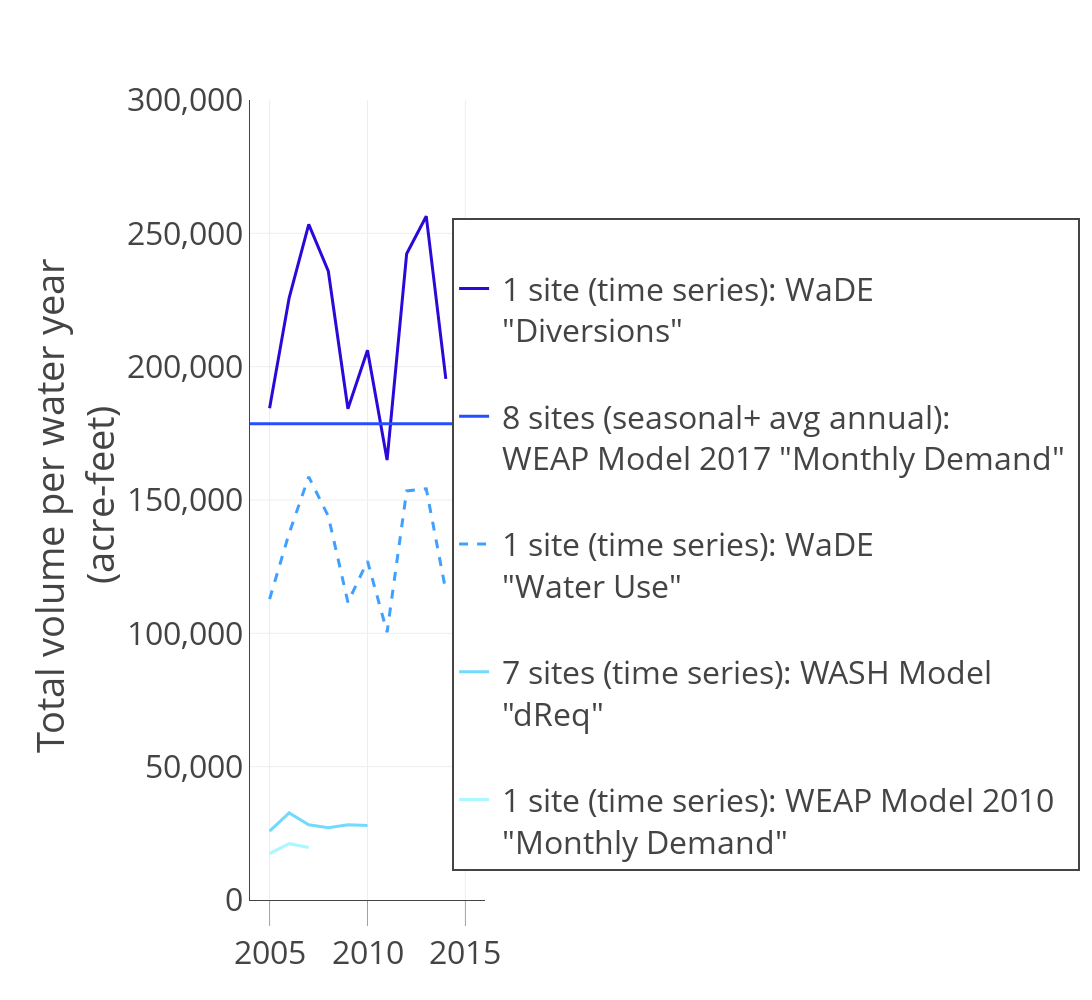

Notebook code for this chart:
### Markdown cell above
# 10. Plot annual demand for Cache County

<a name="PlotAnnual"></a>

#### Reproduce this plot [Figure 14] in the WaMDaM paper 


<img src="https://github.com/WamdamProject/WaMDaM_UseCases/raw/master/UseCases_files/8Figures_jpg/Use_Case_3.2_Seasonal_Demand.png" width="700" class="left">

### Code cell
# UseCase2.2_dentifyDemandSites_TimeSeriesValues.py

# plot time series data aggregated in space and time from multiple sources


#6.3dentifyDemandSites_TimeSeriesValues.csv

## read the input data from GitHub csv file which is a direct query output
#To get the data block (WaterYear,CumulativeAnnual) for each curve, you need to look up two columns:
#ScenarioName and then AttributeName. So the combination of these two columns will have their separate set of data.

subsets = df.groupby('AttributeName')

data = []


# for each subset (curve), set up its legend and line info manually so they can be edited
subsets_settings = {
    
    'Diversions /surface water': {
        'dash': 'solid',
        'legend_index': 0,
        'legend_name': '<br> 1 site (time series): WaDE <br> "Diversions"',
        'width':'3',
                'color':'rgb(41, 10, 216)'

        },    
    
        '8 sites (Seasonal+ avge annual): WEAP Model 2017': {
        'dash': 'solid',
        'legend_index': 1,
        'legend_name': '<br> 8 sites (seasonal+ avg annual): <br> WEAP Model 2017 "Monthly Demand" ',
        'width':'3',
        'color':'rgb(38, 77, 255)'        
        },  
    
        
    'Water Use /surface and ground': {
        'dash': 'dash',
        'legend_index': 2,
        'legend_name': '<br> 1 site (time series): WaDE  <br> "Water Use"',
        'width':'3',
        'color':'rgb(63, 160, 255)'
        },
    
    'dReq': { # this one is the name of subset as it appears in the csv file
        'dash': 'solid',     # this is properity of the line (curve)
        'legend_index': 3,   # to order the legend
        'legend_name': '<br> 7 sites (time series): WASH Model <br> "dReq"',  # this is the manual curve name 
         'width':'3',
        'color':'rgb(114, 217, 255)'
        },
    'Monthly Demand_TS': {
        'dash': 'solid',
        'legend_index': 4,
        'legend_name': '<br> 1 site (time series): WEAP Model 2010 <br> "Monthly Demand"',
        'width':'3',
        'color':'rgb(170, 247, 255)'
        },

            }
    

# This dict is used to map legend_name to original subset name
subsets_names = {y['legend_name']: x for x,y in subsets_settings.iteritems()}



for subset in subsets.groups.keys():
    scenario_name_data = subsets.get_group(name=subset)
    subsets_of_scenario = scenario_name_data.groupby("AttributeName")
    for group in subsets_of_scenario.groups.keys():
        print group
      
        s = go.Scatter(
                x = subsets_of_scenario.get_group(name=group).WaterYear[-10:],
                y = subsets_of_scenario.get_group(name=group).CumulativeAnnual[-10:],
                name = subsets_settings[subset]['legend_name'],
                line = dict(
                        color =subsets_settings[subset]['color'],
                        width =subsets_settings[subset]['width'], 
                        dash=subsets_settings[subset]['dash']
                        ),
                mode = 'lines',
                opacity = 1)

        
        
        
        data.append(s)

        
               
        
        
# horizontal line
horizontal_line = go.Scatter(
    x=[2003, 2016],
    y=[USU_WEAP_Model_2017,USU_WEAP_Model_2017],
    mode='lines',
    name = '<br> 8 sites (seasonal+ avg annual): <br> WEAP Model 2017 "Monthly Demand" ',
    hoverinfo='8 sites: WEAP Model 2017',
    showlegend=True,
    line=dict(
        shape='hv',
        color = 'rgb(38, 77, 255)',
        width='3'
    )
)
data.append(horizontal_line)


# Legend is ordered based on data, so we are sorting the data based 
# on desired legend order indicarted by the index value entered above
data.sort(key=lambda x: subsets_settings[subsets_names[x['name']]]['legend_index'])        
   
layout = dict(
    #title = "Use Case 6",
    yaxis = dict(
        title = "Total volume per water year <br> (acre-feet)",       
        tickformat= ',',
        showline=True,
        range = ['0', '300000'],

                ),
    xaxis = dict(
        range = ['2004', '2016'],
        ticks='outside',
        tickwidth=0.5,
        ticklen=25,
        showline=True
                ),
    legend=dict(x=0.86,y=0.445,
                bordercolor='#00000',
                borderwidth=2  
               ),
     width=1650,
    height=1000,
    margin=go.Margin(
        l=250,
        b=100       ),
    #paper_bgcolor='rgb(233,233,233)',
    #plot_bgcolor='rgb(233,233,233)',
    font=dict(size=32)

)


# see the label Lines with Annotations
# https://plot.ly/python/line-charts/      
# annotations = []

# label = ['8 sites', '1 site', '1 site', '7 sites','1 site']

# for legend_index in subsets_settings:
#     annotations.append(dict(xref='paper', x=2004, y=subsets_settings[legend_index],
#                                   xanchor='right', yanchor='middle',
#                                   text=label)
#                       )

# layout['annotations'] = annotations
                

# create a figure object          
fig = dict(data=data, layout=layout)

offline.iplot(fig,filename = 'Use Case 3.2-b')#,image='png' )       


#py.iplot(fig, filename = "UseCase2.2_dentifyDemandSites_TimeSeriesValues") 

## it can be run from the local machine on Pycharm like this like below
## It would also work here offline but in a seperate window  
# plotly.offline.plot(fig, filename = "UseCase2.2_dentifyDemandSites_TimeSeriesValues")       

# offline.iplot(fig,filename = 'UseCase2.2_dentifyDemandSites_TimeSeriesValues',
#              image='png')
# it might take 30-60 seconds to load the html interactive image

### Figure 1 — Plotly figure (JSON) as saved in the notebook; plotly's stock layout.template omitted (floating-point values rounded to 4 significant figures)
{"data": [{"line": {"color": "rgb(41, 10, 216)", "dash": "solid", "width": "3"}, "mode": "lines", "name": "<br> 1 site (time series): WaDE <br> \"Diversions\"", "opacity": 1, "type": "scatter", "x": ["2005", "2006", "2007", "2008", "2009", "2010", "2011", "2012", "2013", "2014"], "y": [184400.0, 225800.0, 253400.0, 235800.0, 184200.0, 206100.0, 165000.0, 242400.0, 256400.0, 195400.0]}, {"hoverinfo": "8 sites: WEAP Model 2017", "line": {"color": "rgb(38, 77, 255)", "shape": "hv", "width": "3"}, "mode": "lines", "name": "<br> 8 sites (seasonal+ avg annual): <br> WEAP Model 2017 \"Monthly Demand\" ", "showlegend": true, "type": "scatter", "x": [2003, 2016], "y": [178600.0, 178600.0]}, {"line": {"color": "rgb(63, 160, 255)", "dash": "dash", "width": "3"}, "mode": "lines", "name": "<br> 1 site (time series): WaDE  <br> \"Water Use\"", "opacity": 1, "type": "scatter", "x": ["2005", "2006", "2007", "2008", "2009", "2010", "2011", "2012", "2013", "2014"], "y": [112800.0, 137600.0, 158700.0, 143900.0, 111600.0, 127100.0, 100400.0, 153400.0, 154200.0, 115900.0]}, {"line": {"color": "rgb(114, 217, 255)", "dash": "solid", "width": "3"}, "mode": "lines", "name": "<br> 7 sites (time series): WASH Model <br> \"dReq\"", "opacity": 1, "type": "scatter", "x": ["2005", "2006", "2007", "2008", "2009", "2010"], "y": [25800.0, 32670.0, 28220.0, 27100.0, 28250.0, 27980.0]}, {"line": {"color": "rgb(170, 247, 255)", "dash": "solid", "width": "3"}, "mode": "lines", "name": "<br> 1 site (time series): WEAP Model 2010 <br> \"Monthly Demand\"", "opacity": 1, "type": "scatter", "x": ["2005", "2006", "2007"], "y": [17423, 21122, 19713]}], "layout": {"font": {"size": 32}, "height": 1000, "legend": {"bordercolor": "#00000", "borderwidth": 2, "x": 0.86, "y": 0.445}, "margin": {"b": 100, "l": 250}, "width": 1650, "xaxis": {"range": ["2004", "2016"], "showline": true, "ticklen": 25, "ticks": "outside", "tickwidth": 0.5}, "yaxis": {"range": ["0", "300000"], "showline": true, "tickformat": ",", "title": "Total volume per water year <br> (acre-feet)"}}}
